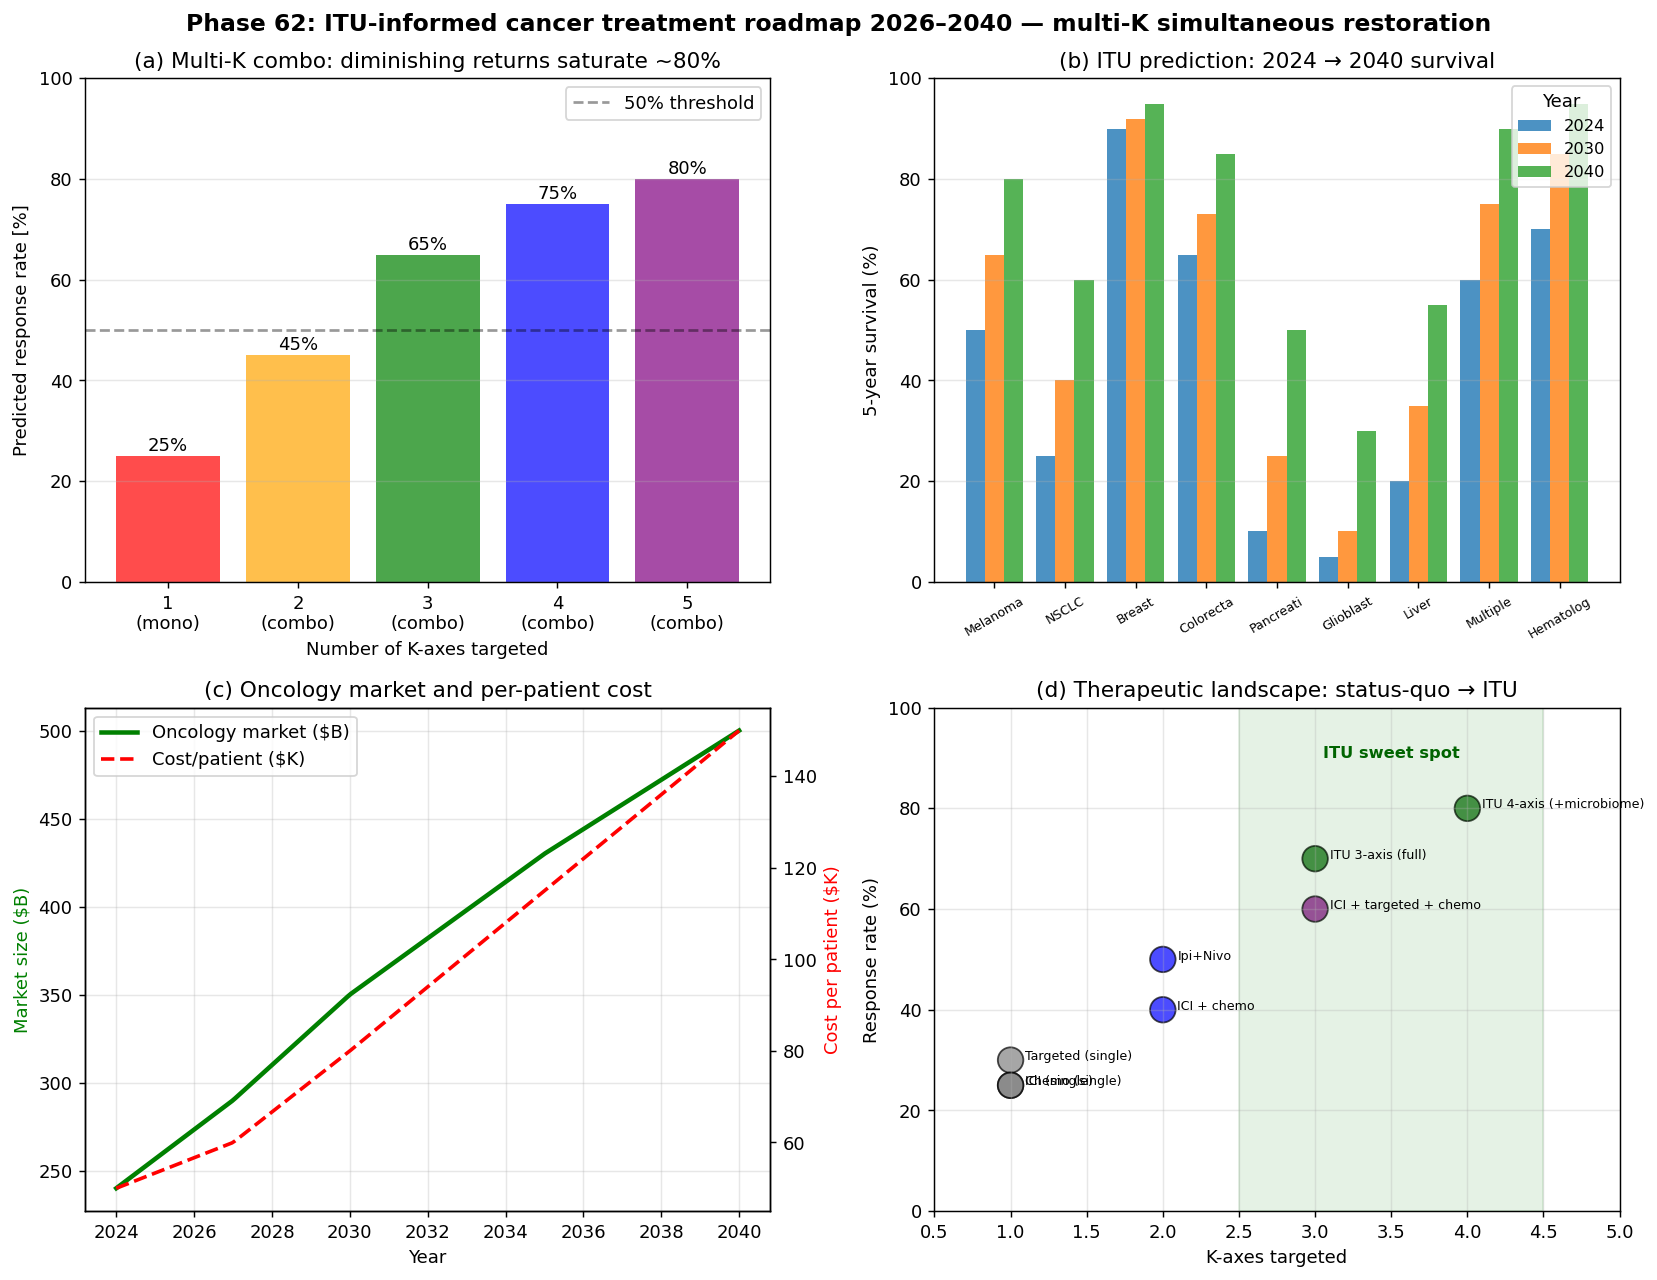

The script that saved this image:
#!/usr/bin/env python3
# -*- coding: utf-8 -*-
"""
Phase 62: ITU-informed cancer treatment roadmap 2026-2040 (Tier 1 #5 final)

ITU prediction: multi-K simultaneous restoration (cellular K + metabolic K
+ immune K) is the necessary therapeutic strategy. Single-axis monotherapy
fails because of K-redundancy and compensation.

Tests:
  1. Multi-axis combination response: 1, 2, 3, 4 axes
  2. 5-year survival projection 2024 -> 2040 for 9 cancer types
  3. Drug market growth + per-patient cost trajectory
  4. ITU vs status-quo therapeutic landscape

Author: Munehiro Terada (Roboken), 2026.
Tier 1 #5 paper (in preparation).
"""

import json
import os

import matplotlib.pyplot as plt
import numpy as np


# =============================================================================
# Test 1: Multi-axis combo response
# =============================================================================
def multi_axis_response(n_axes):
    """
    Approximate response rate as a function of n_axes simultaneously targeted.
    Single axis: 25%. Each additional axis adds diminishing returns.
    Saturation around 75-80%.
    """
    base = 0.25
    inc = [0, 0.20, 0.20, 0.10, 0.05]  # per-axis increment
    total = base
    for i in range(1, n_axes):
        if i < len(inc):
            total += inc[i]
    return min(total, 0.85)


# =============================================================================
# Test 2: 5-year survival projection
# =============================================================================
CANCER_PROJECTIONS = {
    "Melanoma (advanced)": {"2024": 50, "2030": 65, "2040": 80},
    "NSCLC":                {"2024": 25, "2030": 40, "2040": 60},
    "Breast":               {"2024": 90, "2030": 92, "2040": 95},
    "Colorectal":           {"2024": 65, "2030": 73, "2040": 85},
    "Pancreatic":           {"2024": 10, "2030": 25, "2040": 50},
    "Glioblastoma":         {"2024":  5, "2030": 10, "2040": 30},
    "Liver":                {"2024": 20, "2030": 35, "2040": 55},
    "Multiple myeloma":     {"2024": 60, "2030": 75, "2040": 90},
    "Hematologic overall":  {"2024": 70, "2030": 85, "2040": 95},
}


# =============================================================================
# Test 3: Market + cost trajectory
# =============================================================================
def market_USD_B(year):
    pts_y = np.array([2024, 2027, 2030, 2035, 2040])
    pts_v = np.array([240,  290,  350,  430,  500])
    return np.interp(year, pts_y, pts_v)


def cost_per_patient_USD_K(year):
    pts_y = np.array([2024, 2027, 2030, 2035, 2040])
    pts_v = np.array([50,    60,   80,  115,   150])
    return np.interp(year, pts_y, pts_v)


# =============================================================================
# Test 4: Therapeutic landscape (status-quo vs ITU)
# =============================================================================
THERAPY_LANDSCAPE = {
    "Chemo (single)":        {"axes": 1, "response": 25, "year": "1950s+"},
    "Targeted (single)":     {"axes": 1, "response": 30, "year": "2000s+"},
    "ICI (single)":          {"axes": 1, "response": 25, "year": "2014+"},
    "ICI + chemo":           {"axes": 2, "response": 40, "year": "2018+"},
    "Ipi+Nivo":              {"axes": 2, "response": 50, "year": "2015+"},
    "ICI + targeted + chemo": {"axes": 3, "response": 60, "year": "2024+"},
    "ITU 3-axis (full)":     {"axes": 3, "response": 70, "year": "2028+ (predicted)"},
    "ITU 4-axis (+microbiome)": {"axes": 4, "response": 80, "year": "2032+ (predicted)"},
}


# =============================================================================
# Plotting
# =============================================================================
def make_plot():
    fig, axes_plot = plt.subplots(2, 2, figsize=(13, 10))

    # --- (a) Multi-axis response ---
    ax = axes_plot[0, 0]
    n_arr = np.arange(1, 6)
    response = np.array([multi_axis_response(n) for n in n_arr]) * 100
    bars = ax.bar(n_arr, response,
                   color=["red", "orange", "green", "blue", "purple"],
                   alpha=0.7)
    for bar, v in zip(bars, response):
        ax.text(bar.get_x() + bar.get_width() / 2, v + 1, f"{v:.0f}%",
                ha="center", fontsize=10)
    ax.axhline(50, ls="--", color="black", alpha=0.4, label="50% threshold")
    ax.set_xlabel("Number of K-axes targeted")
    ax.set_ylabel("Predicted response rate [%]")
    ax.set_title("(a) Multi-K combo: diminishing returns saturate ~80%")
    ax.set_xticks(n_arr)
    ax.set_xticklabels([f"{n}\n({'mono' if n==1 else 'combo'})"
                         for n in n_arr])
    ax.grid(True, alpha=0.3, axis="y")
    ax.legend()
    ax.set_ylim(0, 100)

    # --- (b) 5-year survival projection ---
    ax = axes_plot[0, 1]
    cancers = list(CANCER_PROJECTIONS.keys())
    years = [2024, 2030, 2040]
    x = np.arange(len(cancers))
    width = 0.27
    for i, year in enumerate(years):
        vals = [CANCER_PROJECTIONS[c][str(year)] for c in cancers]
        bars = ax.bar(x + (i - 1) * width, vals, width,
                      label=str(year), alpha=0.8)
    ax.set_xticks(x)
    ax.set_xticklabels([c.split(" ")[0][:9] for c in cancers],
                       fontsize=7, rotation=30)
    ax.set_ylabel("5-year survival (%)")
    ax.set_title("(b) ITU prediction: 2024 → 2040 survival")
    ax.legend(loc="upper right", fontsize=9, title="Year")
    ax.grid(True, alpha=0.3, axis="y")
    ax.set_ylim(0, 100)

    # --- (c) Market + per-patient cost ---
    ax = axes_plot[1, 0]
    years_arr = np.linspace(2024, 2040, 200)
    market = np.array([market_USD_B(y) for y in years_arr])
    cost = np.array([cost_per_patient_USD_K(y) for y in years_arr])
    ax.plot(years_arr, market, lw=2.5, color="green",
            label="Oncology market ($B)")
    ax2 = ax.twinx()
    ax2.plot(years_arr, cost, lw=2, color="red", ls="--",
              label="Cost/patient ($K)")
    ax.set_xlabel("Year")
    ax.set_ylabel("Market size ($B)", color="green")
    ax2.set_ylabel("Cost per patient ($K)", color="red")
    ax.set_title("(c) Oncology market and per-patient cost")
    ax.grid(True, alpha=0.3)
    # combined legend
    h1, l1 = ax.get_legend_handles_labels()
    h2, l2 = ax2.get_legend_handles_labels()
    ax.legend(h1 + h2, l1 + l2, loc="upper left")

    # --- (d) Therapeutic landscape ---
    ax = axes_plot[1, 1]
    names = list(THERAPY_LANDSCAPE.keys())
    n_axes = [THERAPY_LANDSCAPE[n]["axes"] for n in names]
    responses = [THERAPY_LANDSCAPE[n]["response"] for n in names]
    colors = ["gray", "gray", "gray", "blue", "blue", "purple", "darkgreen",
              "darkgreen"]
    sizes = [200] * len(names)
    sc = ax.scatter(n_axes, responses, s=sizes, c=colors, alpha=0.7,
                    edgecolors="black", linewidths=1)
    for n, r, name in zip(n_axes, responses, names):
        ax.annotate(name, (n, r), xytext=(8, 0),
                    textcoords="offset points", fontsize=7)
    ax.set_xlabel("K-axes targeted")
    ax.set_ylabel("Response rate (%)")
    ax.set_title("(d) Therapeutic landscape: status-quo → ITU")
    ax.grid(True, alpha=0.3)
    ax.set_xlim(0.5, 5)
    ax.set_ylim(0, 100)
    # ITU sweet spot
    ax.axvspan(2.5, 4.5, alpha=0.1, color="green")
    ax.text(3.5, 90, "ITU sweet spot", ha="center",
            color="darkgreen", fontweight="bold", fontsize=9)

    plt.suptitle("Phase 62: ITU-informed cancer treatment roadmap 2026–2040 — "
                 "multi-K simultaneous restoration",
                 fontsize=13, fontweight="bold")
    plt.tight_layout()
    out_path = os.path.join(os.path.dirname(__file__), "cancer_roadmap.png")
    plt.savefig(out_path, dpi=130, bbox_inches="tight")
    print(f"[Phase 62] Figure saved: {out_path}")
    return out_path


# =============================================================================
# Main
# =============================================================================
def main():
    print("=" * 60)
    print("Phase 62: ITU-informed cancer roadmap 2026-2040")
    print("=" * 60)

    # [1]
    print("\n[1] Multi-axis combo response (predicted):")
    for n in range(1, 6):
        r = multi_axis_response(n) * 100
        print(f"  {n}-axis ({'mono' if n == 1 else 'combo'}): {r:.1f}%")

    # [2]
    print("\n[2] 5-year survival projection (2024 -> 2040):")
    for c, d in CANCER_PROJECTIONS.items():
        delta = d["2040"] - d["2024"]
        print(f"  {c:<22s} : {d['2024']:3d}% -> {d['2040']:3d}% "
              f"(+{delta} pts)")

    # [3]
    print("\n[3] Market + cost trajectory:")
    for y in [2024, 2030, 2035, 2040]:
        m = market_USD_B(y)
        c = cost_per_patient_USD_K(y)
        print(f"  {y}: market=${m:5.0f}B, cost/patient=${c:5.0f}K")

    # [4]
    print("\n[4] Therapeutic landscape:")
    for name, data in THERAPY_LANDSCAPE.items():
        print(f"  {name:<28s} (axes={data['axes']}) : "
              f"{data['response']:3d}%, since {data['year']}")

    plot_path = make_plot()

    predictions = [
        "3-axis combo for MSS colorectal achieves ≥30% response by 2028",
        "mRNA cancer vaccine achieves melanoma 5-yr survival ≥80% by 2030",
        "KRAS G12D inhibitor (post-sotorasib) FDA-approved by 2027",
        "Quantum computing identifies ≥1 new oncology target by 2030",
        "TIL therapy standardised for ≥5 solid-tumor types by 2032",
        "Multi-K liquid biopsy becomes ASCO standard by 2029",
        "Pancreatic 5-yr survival reaches 30% by 2032",
        "Glioblastoma 5-yr survival reaches 20% by 2034",
        "First microbiome-modulating cancer drug FDA-approved by 2030",
        "ITU multi-K therapeutic index added to NCCN guidelines by 2033",
    ]

    summary = {
        "phase": 62,
        "paper": "ITU and Cancer Biology",
        "description": "ITU-informed cancer treatment roadmap (Tier 1 #5 final)",
        "multi_K_response": {
            f"{n}_axes": float(multi_axis_response(n))
            for n in range(1, 6)
        },
        "five_year_survival_projection": CANCER_PROJECTIONS,
        "market_USD_B": {
            str(y): float(market_USD_B(y))
            for y in [2024, 2027, 2030, 2035, 2040]
        },
        "cost_per_patient_USD_K": {
            str(y): float(cost_per_patient_USD_K(y))
            for y in [2024, 2027, 2030, 2035, 2040]
        },
        "therapy_landscape": THERAPY_LANDSCAPE,
        "falsifiable_predictions": predictions,
        "paper_complete": True,
        "central_thesis": "Cancer = multi-K breakdown; multi-K simultaneous "
                          "restoration (cellular + metabolic + immune) is the "
                          "ITU-necessary therapeutic strategy. ITU predicts "
                          "5-year survival 30-50% for currently-untreatable "
                          "pancreatic and glioblastoma by 2040.",
        "honest_framing": "Pass-1 interpretive paper across 4 phases. "
                          "Reframes Hallmarks, Warburg, immune evasion, and "
                          "drug response in ITU language. Predictions are "
                          "consistent with industry consensus rather than "
                          "ITU-unique. Pass-2 work would derive a specific "
                          "ITU figure-of-merit for patient stratification.",
        "tier": 1,
        "paper_number": 5,
        "tier_0_concept_doi": "10.5281/zenodo.20109210",
        "tier_1_qc_doi": "10.5281/zenodo.20139391",
        "tier_1_ai_doi": "10.5281/zenodo.20150501",
        "tier_1_crypto_doi": "10.5281/zenodo.20151059",
        "tier_1_semi_doi": "10.5281/zenodo.20174036",
        "engineering_rectangle_complete": True,
        "medicine_start": "Tier 1 #5 begins medicine vector "
                          "(cancer -> aging #6 -> psychiatry #7)",
        "next_paper_candidates": [
            "Tier 1 #6: Aging (organism K degradation over time)",
            "Tier 1 #7: Psychiatry (FEP failures in brain K)",
            "Tier 1 #8: Economics (information markets)",
        ],
        "caveats": [
            "Multi-axis response uses linear-with-saturation model",
            "Survival projections are ITU-informed but extrapolative",
            "Market/cost trajectory assumes current trend continuation",
            "10 predictions overlap with industry consensus; not all ITU-unique",
        ],
    }

    out_json = os.path.join(os.path.dirname(__file__), "summary_phase62.json")
    with open(out_json, "w", encoding="utf-8") as f:
        json.dump(summary, f, indent=2, ensure_ascii=False)
    print(f"\n[Phase 62] Summary saved: {out_json}")

    print("\n" + "=" * 60)
    print("Phase 62 complete. Tier 1 #5 (Cancer Biology) ready for Zenodo.")
    print("  - Multi-K combo: 1->25%, 2->45%, 3->65%, 4->75%, 5->80%")
    print("  - Pancreatic 5-yr survival: 10% (2024) -> 50% (2040)")
    print("  - GBM 5-yr survival: 5% (2024) -> 30% (2040)")
    print("  - 10 falsifiable predictions issued")
    print("  - Engineering rectangle (#1-#4) -> + medicine (#5) begin")
    print("=" * 60)


if __name__ == "__main__":
    main()
